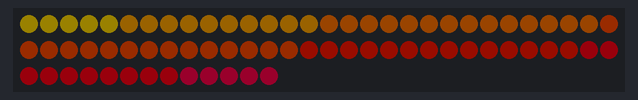
Recording of a sketch running on a simulated Arduino Uno, built with avr-gcc and run on an emulated ATmega328P. Parts: 73 RGB LEDs in strip order, left to right, continuing on the next row. Dim RGB values are drawn brighter than linear; random numbers use the default seed unless the sketch sets one.

Above: at 0.45 s.
At 5.35 s:
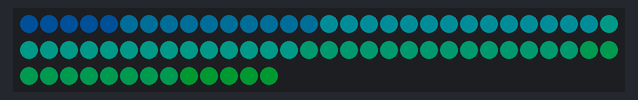
At 10.24 s:
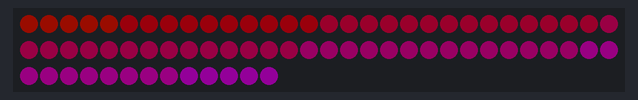
At 20.23 s:
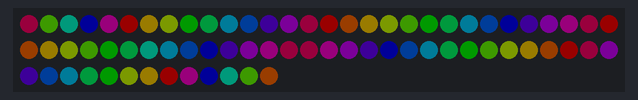
At 29.9 s:
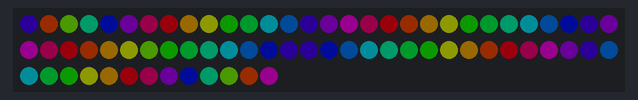
At 39.36 s:
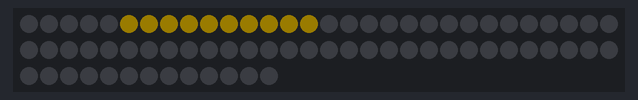

The sketch:

partyTotem.ino
```cpp
#include <NeoPixelBus.h>
#include <NeoPixelAnimator.h>

#define PIN_LEDS 3
#define NUMPIXELS 73

#define LIGHTNESS 0.05f
#define BRIGHTNESS 50

RgbColor BLACK(0, 0, 0);
RgbColor RED(BRIGHTNESS, 0, 0);
RgbColor GREEN(0, BRIGHTNESS, 0);
RgbColor BLUE(0, 0, BRIGHTNESS);
RgbColor YELLOW(BRIGHTNESS, BRIGHTNESS, 0);
RgbColor WHITE(BRIGHTNESS, BRIGHTNESS, BRIGHTNESS);

NeoPixelBus<NeoGrbFeature, Neo800KbpsMethod> leds(NUMPIXELS, PIN_LEDS);

NeoPixelAnimator animations(10); // NeoPixel animation management object

#define NUM_RINGS 7
#define RING_MAX_PIXELS 15
#define RING_MIN_PIXELS 5

// all rings starts at 0 ray
byte RINGS[NUM_RINGS][RING_MAX_PIXELS] = {
  { 0, 1, 2, 3, 4},
  { 5, 6, 7, 8, 9, 10, 11, 12, 13, 14},
  { 15, 16, 17, 18, 19, 20, 21, 22, 23, 24, 25, 26, 27, 28},
  { 29, 30, 31, 32, 33, 34, 35, 36, 37, 38, 39, 40, 41, 42, 43 },
  { 57, 56, 55, 54, 53, 52, 51, 50, 49, 48, 47, 46, 45, 44},
  { 67, 66, 65, 64, 63, 62, 61, 60, 59, 58},
  { 72, 71, 70, 69, 68}

};

byte RING_SIZES[NUM_RINGS] = {5, 10, 14, 15, 14, 10, 5};

unsigned long startMillis = 0;
short animation = 2;
HslColor color = BLUE;
float hue = 0;
int runTime = 8000;

void setup() {
  Serial.begin(115200);
//  initRandom();

  leds.Begin();
  leds.ClearTo(BLACK);
  leds.Show();

  animations.StartAnimation(0, 6000, rainbowAnimation);
  //  animations.StartAnimation(0, 1500, raysRainbow);
  //  animations.StartAnimation(0, 2000, ringsRainbow);
  //animations.StartAnimation(0, 500, xmasOrbAnimation);
//  animations.StartAnimation(0, 1000, ringAnimation);
//  animations.StartAnimation(0, 600, rayAnimation);
  //animations.StartAnimation(0, 100, randomAnimation);
}

void loop() {
  animations.UpdateAnimations();

  leds.Show();
  delay(10);

  if (true && (startMillis == 0 || startMillis + runTime < millis())) {
    startMillis = millis();
    switch (animation) {
      case 0:
        runTime = 8000;
        animations.StartAnimation(0, 600, rayAnimation);

        break;
      case 1:
        runTime = 10000;
        animations.StartAnimation(0, 6000, rainbowAnimation);
        break;
      case 2:
        runTime = 16000;
        animations.StartAnimation(0, 2000, ringsRainbow);
        break;
      case 3:
        runTime = 16000;
        animations.StartAnimation(0, 2000, raysRainbow);
        break;
      case 4:
        runTime = 8000;
        animations.StartAnimation(0, 1000, ringAnimation);
        break;
      case 5:
        runTime = 5000;
        animations.StartAnimation(0, 70, randomAnimation);
        animation = -1;
        break;
    }
    animation ++;
  }
}

void randomAnimation(const AnimationParam& param) {
  float hue;
  HslColor color;

  if (param.state == AnimationState_Completed) {
    for (byte i = 0; i < NUMPIXELS; i ++) {
      hue = random(0, 1000) / 1000.0f;
      color = HslColor(hue, 1.0f, LIGHTNESS);
      leds.SetPixelColor(i, color);
    }

    animations.RestartAnimation(0);
  }
}

void rainbowAnimation(const AnimationParam& param) {
  HslColor color = HslColor(param.progress, 1.0f, LIGHTNESS);
  leds.ClearTo(color);

  if (param.state == AnimationState_Completed) {
    animations.RestartAnimation(0);
  }
}

void raysRainbow(const AnimationParam& param) {
  HslColor color;
  float hue;

  for (int i = 0; i < RING_MAX_PIXELS; i++) {
    hue =  param.progress + (float) i / (float) RING_MAX_PIXELS;
    //  hue = i / (float) RING_MAX_PIXELS;
    if (hue > 1.0f) {
      hue -= 1.0f;
    }

    color = HslColor(hue, 1.0f, LIGHTNESS);
    rayColor(i, RgbColor(color));
  }

  if (param.state == AnimationState_Completed) {
    animations.RestartAnimation(0);
  }
}

void ringsRainbow(const AnimationParam& param) {
  HslColor color;
  float hue;

  for (int i = 0; i < NUM_RINGS; i++) {
    hue = param.progress - (float) i / 32;
    if (hue > 1.0f) {
      hue -= 1.0f;
    }

    color = HslColor(hue, 1.0f, LIGHTNESS);
    ringColor(i, RgbColor(color));
  }

  if (param.state == AnimationState_Completed) {
    animations.RestartAnimation(0);
  }
}

void ringAnimation(const AnimationParam& param) {
  int index = param.progress * (NUM_RINGS * 2 );
  RgbColor color;
  float hue = 0;

  hue +=  param.progress ;
  color = RgbColor(HslColor(hue, 1.0f, LIGHTNESS));
  leds.ClearTo(BLACK);
  if (index < NUM_RINGS) {
    ringColor(index, color);
  }
  else {
    ringColor(NUM_RINGS - (index - NUM_RINGS), color);
  }

  if (param.state == AnimationState_Completed) {
    animations.RestartAnimation(0);
  }
}

void rayAnimation(const AnimationParam& param) {
  int index = param.progress * (RING_MAX_PIXELS );

   hue += 1 / 360.0f;
        if( hue > 1){
          hue = 0;
        }
        color = HslColor(hue, 1.0f, LIGHTNESS);

  //  leds.ClearTo(BLACK);

rayColor(index, color);

  for (uint16_t pixel = 0; pixel < RING_MAX_PIXELS; pixel++) {
    RgbColor prevColor =  leds.GetPixelColor(RINGS[3][pixel]);
    RgbColor updatedColor = RgbColor::LinearBlend(
                            prevColor,
                            BLACK,
                            0.1f);

    rayColor(pixel, updatedColor);
  }


  if (param.state == AnimationState_Completed) {
    animations.RestartAnimation(0);

  }
}

void rayColor(byte rayIndex, RgbColor color) {
  int pixelIndex;
  byte pixel;

  if (rayIndex >= RING_MAX_PIXELS) {
    return; // prevents out of bounds
  }

  for (byte i = 0; i < NUM_RINGS; i ++) {
    pixelIndex = round((float) RING_SIZES[i] / (float) RING_MAX_PIXELS * rayIndex);
    if ( pixelIndex > RING_SIZES[i]) {
      continue;
    }
    pixel = RINGS[i][pixelIndex];

    leds.SetPixelColor(pixel, color); // index starts from 1 (0 is stop condition)
  }
}

void ringColor(byte ringIndex, RgbColor color) {
  byte pixel;

  if (ringIndex >= NUM_RINGS) {
    return; // prevents out of bounds
  }

  for (byte i = 0; i < RING_SIZES[ringIndex]; i ++) {
    pixel = RINGS[ringIndex][i];

    leds.SetPixelColor(pixel, color); // index starts from 1 (0 is stop condition)
  }
}


///////////////////////////////////////////////////////


void initRandom() {
  // random works best with a seed that can use 31 bits
  // analogRead on a unconnected pin tends toward less than four bits
  uint32_t seed = analogRead(0);
  delay(1);

  for (int shifts = 3; shifts < 31; shifts += 3) {
    seed ^= analogRead(0) << shifts;
    delay(1);
  }

  // Serial.println(seed);
  randomSeed(seed);
}


RgbColor colorWheel(byte wheelPos) {
  // Input a value 0 to 255 to get a color value.
  // The colours are a transition r - g - b - back to r.
  wheelPos = 255 - wheelPos;
  if (wheelPos < 85) {
    return RgbColor(255 - wheelPos * 3, 0, wheelPos * 3);
  }
  if (wheelPos < 170) {
    wheelPos -= 85;
    return RgbColor(0, wheelPos * 3, 255 - wheelPos * 3);
  }
  wheelPos -= 170;
  return RgbColor(wheelPos * 3, 255 - wheelPos * 3, 0);
}
```
